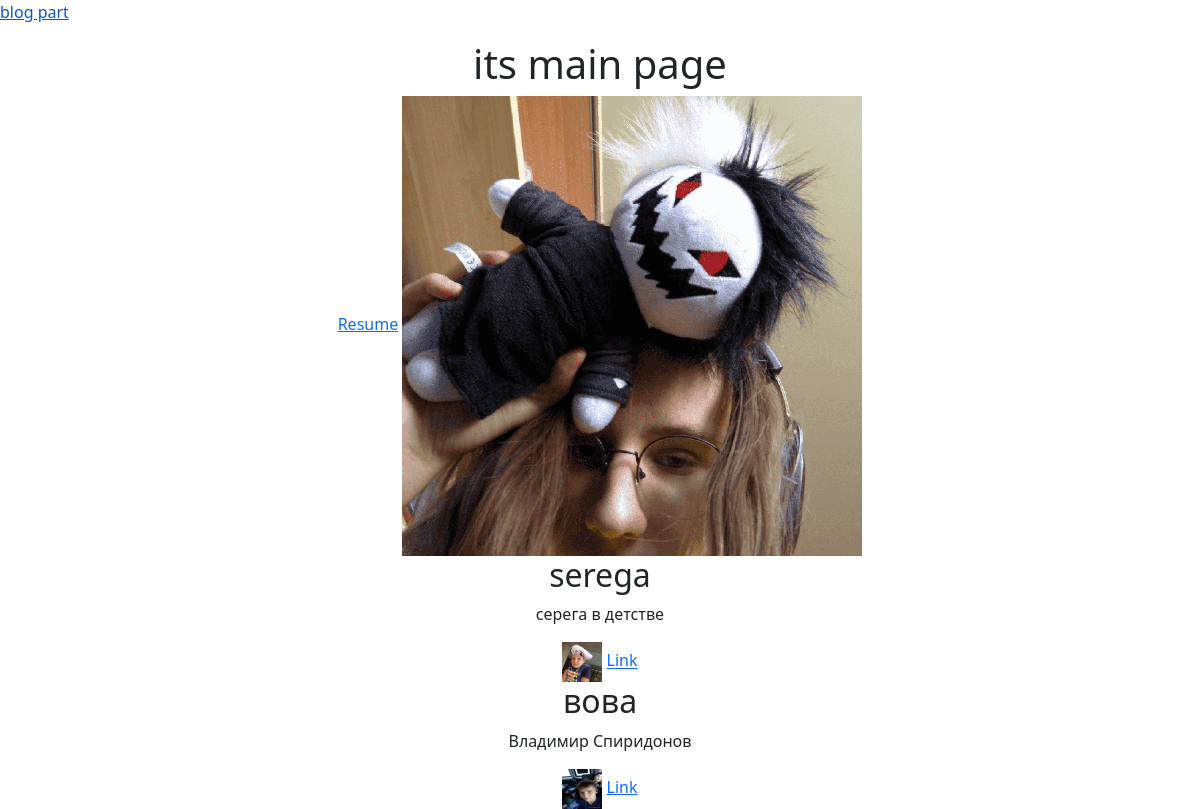
The page / on the database its author committed.
### about_me/models.py (models this page shows, shortened)
class Project(models.Model):
    title = models.CharField(max_length=100)
    description = models.CharField(max_length=250)
    image = models.ImageField(upload_to='portfolio/images/')
    url = models.URLField(blank = True)

### about_me/views.py (the view)
# urls.py: path('', views.main_page)
def main_page(request):
    projects = Project.objects.all()
    return render(request, 'about_me/main.html', {'projects':projects})

### about_me/templates/about_me/main.html (shortened to what this page needs)
<!DOCTYPE html>
<html lang="en">
<head>
    <link href="https://cdn.jsdelivr.net/npm/bootstrap@5.3.3/dist/css/bootstrap.min.css" rel="stylesheet">
</head>
<body>
    {% load static %}
    <a href = "{% url 'blog:all_blogs' %}"><p>blog part</p></a>
    <div class = 'container text-center'>
        <h1>its main page</h1>
        <a href = "{%static 'about_me/textresume.pdf'%}">Resume</a>
        <img src ="{% static 'about_me/ghoul.png' %}">
        {% for project in projects %}
            <h2>{{ project.title }}</h2>
            <p>{{ project.description }}</p>
            <img src = "{{ project.image.url }}" height=40 width=40>
            {% if project.url %}
                <a href ="{{ project.url }}">Link </a>
            {% endif %}
        {% endfor %}
</body>
</html>

### rows shown on the page
Project: title "serega", description "серега в детстве", image (picture)
Project: title "вова", description "Владимир Спиридонов", image (picture)
